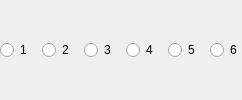
                <widget class="QWidget" name="flvTracks">
                 <layout class="QHBoxLayout" name="horizontalLayout_8">
                  <property name="spacing">
                   <number>10</number>
                  </property>
                  <property name="leftMargin">
                   <number>0</number>
                  </property>
                  <property name="topMargin">
                   <number>0</number>
                  </property>
                  <property name="rightMargin">
                   <number>0</number>
                  </property>
                  <property name="bottomMargin">
                   <number>0</number>
                  </property>
                  <item>
                   <widget class="PLSRadioButton" name="flvTrack1">
                    <property name="sizePolicy">
                     <sizepolicy hsizetype="Minimum" vsizetype="Preferred">
                      <horstretch>0</horstretch>
                      <verstretch>0</verstretch>
                     </sizepolicy>
                    </property>
                    <property name="text">
                     <string notr="true">1</string>
                    </property>
                   </widget>
                  </item>
                  <item>
                   <widget class="PLSRadioButton" name="flvTrack2">
                    <property name="sizePolicy">
                     <sizepolicy hsizetype="Minimum" vsizetype="Preferred">
                      <horstretch>0</horstretch>
                      <verstretch>0</verstretch>
                     </sizepolicy>
                    </property>
                    <property name="text">
                     <string notr="true">2</string>
                    </property>
                   </widget>
                  </item>
                  <item>
                   <widget class="PLSRadioButton" name="flvTrack3">
                    <property name="sizePolicy">
                     <sizepolicy hsizetype="Minimum" vsizetype="Preferred">
                      <horstretch>0</horstretch>
                      <verstretch>0</verstretch>
                     </sizepolicy>
                    </property>
                    <property name="text">
                     <string notr="true">3</string>
                    </property>
                   </widget>
                  </item>
                  <item>
                   <widget class="PLSRadioButton" name="flvTrack4">
                    <property name="sizePolicy">
                     <sizepolicy hsizetype="Minimum" vsizetype="Preferred">
                      <horstretch>0</horstretch>
                      <verstretch>0</verstretch>
                     </sizepolicy>
                    </property>
                    <property name="text">
                     <string notr="true">4</string>
                    </property>
                   </widget>
                  </item>
                  <item>
                   <widget class="PLSRadioButton" name="flvTrack5">
                    <property name="sizePolicy">
                     <sizepolicy hsizetype="Minimum" vsizetype="Preferred">
                      <horstretch>0</horstretch>
                      <verstretch>0</verstretch>
                     </sizepolicy>
                    </property>
                    <property name="text">
                     <string notr="true">5</string>
                    </property>
                   </widget>
                  </item>
                  <item>
                   <widget class="PLSRadioButton" name="flvTrack6">
                    <property name="sizePolicy">
                     <sizepolicy hsizetype="Minimum" vsizetype="Preferred">
                      <horstretch>0</horstretch>
                      <verstretch>0</verstretch>
                     </sizepolicy>
                    </property>
                    <property name="text">
                     <string notr="true">6</string>
                    </property>
                   </widget>
                  </item>
                 </layout>
                </widget>
